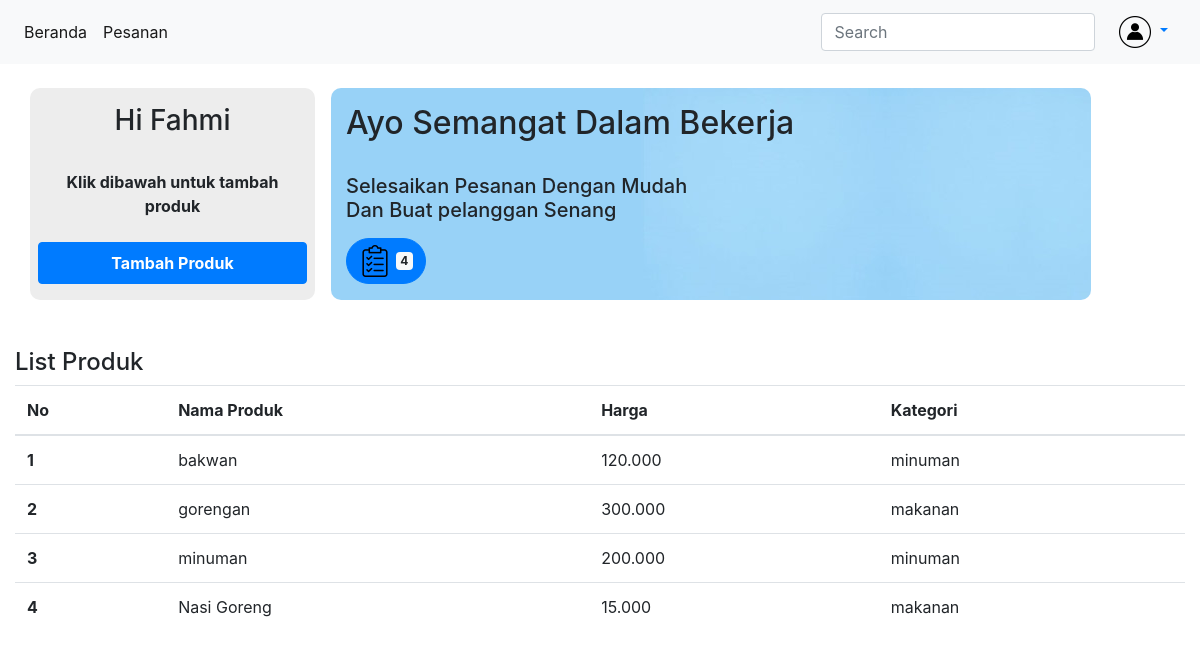
The page /admin.php (signed in) on the database its author committed.
### tables this page shows
CREATE TABLE `tbl_barang` (
  `id_barang` int(6) NOT NULL,
  `nama_barang` varchar(35) NOT NULL,
  `harga_barang` varchar(30) NOT NULL,
  `gambar` varchar(35) NOT NULL,
  `kategori` int(12) NOT NULL
);

CREATE TABLE `kategori` (
  `id_kategori` int(6) NOT NULL,
  `kategori` varchar(30) NOT NULL
);

### admin.php (the view, shortened to what this page needs)
<?php
include 'koneksi.php';
$query = mysqli_query($koneksi,"SELECT tbl_barang.nama_barang, tbl_barang.harga_barang, kategori.kategori FROM tbl_barang INNER JOIN kategori ON tbl_barang.kategori = kategori.id_kategori");
?>
<!DOCTYPE html>
<html lang="en">
<head>
	<link rel="stylesheet" href="https://cdn.jsdelivr.net/npm/bootstrap@4.6.1/dist/css/bootstrap.min.css">
</head>
<body>
	<nav class="navbar navbar-expand-lg navbar-light bg-light">
		<div class="collapse navbar-collapse" id="navbarSupportedContent">
			<ul class="navbar-nav mr-auto">
				<li class="nav-item active">
					<a class="nav-link" href="#">Beranda <span class="sr-only">(current)</span></a>
				</li>
				<li class="nav-item active">
					<a class="nav-link" href="pesanan.php">Pesanan <span class="sr-only">(current)</span></a>
				</li>
				<li class="nav-item active">
					<a class="nav-link" href="#"> <span class="sr-only">(current)</span></a>
				</li>
			</ul>
			<form class="form-inline my-2 my-lg-0">
				<input class="form-control mr-sm-2" type="search" placeholder="Search" aria-label="Search">
			</form>
			<a class="nav-link dropdown-toggle" href="#" id="navbarDropdown" role="button" data-toggle="dropdown" aria-expanded="false">
				<img src="assets/img/admin.png" style=" width: 2rem; " alt="">
			</a>
		</div>
	</nav>
	<br>
	<div class="container">
		<div class="row">
			<div class="col-sm-3 px-2 py-3 mr-3" id="naon" style=" background-color: #ededed; border-radius: 10px; " align="center"><b><h3>Hi Fahmi</h3><br>Klik dibawah untuk tambah produk</b> <br><br> <a class="nav-link btn btn-primary font-weight-bold" href="upload.php">Tambah Produk</a></div>
			<div class="col-sm-8 py-3" style=" background-image: url('assets/img/ngakak.jpg'); border-radius: 10px; "><h2>Ayo Semangat Dalam Bekerja</h2><br><h5>Selesaikan Pesanan Dengan Mudah <br> Dan Buat pelanggan Senang</h5></p>
				<button type="button" class="btn btn-primary" style=" border-radius: 60px; ">
					<img src="assets/img/order.png" style=" width:2rem ; " alt=""> <span class="badge badge-light">4</span>
				</button>
			</div>
		</div>
	</div>
	<br><br>
	<div class="container-fluid" style="" >
		<h4>List Produk</h4>
		<table class="table">
			<thead>
				<tr>
					<th scope="col">No</th>
					<th scope="col">Nama Produk</th>
					<th scope="col">Harga</th>
					<th scope="col">Kategori</th>
				</tr>
			</thead>
			<tbody>
				<?php
				$tambah = 1;
				while ($data = mysqli_fetch_assoc($query)){ ?>
					<tr>
						<th scope="row"><?php echo $tambah ?></th>
						<td><?php echo $data['nama_barang'] ?></td>
						<td><?php echo $data['harga_barang'] ?></td>
						<td><?php echo $data['kategori'] ?></td>
					</tr>
					<?php $tambah++; ?>
				<?php } ?>
			</tbody>
		</table>
	</div>
</body>
</html>

### rows shown on the page
tbl_barang: nama_barang "bakwan", harga_barang "120.000", kategori.kategori "minuman"
tbl_barang: nama_barang "gorengan", harga_barang "300.000", kategori.kategori "makanan"
tbl_barang: nama_barang "minuman", harga_barang "200.000", kategori.kategori "minuman"
tbl_barang: nama_barang "Nasi Goreng", harga_barang "15.000", kategori.kategori "makanan"
